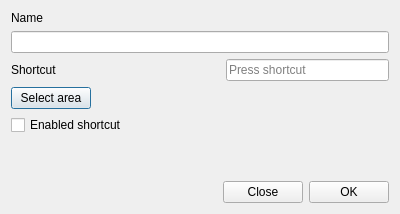
<?xml version="1.0" encoding="UTF-8"?>
<ui version="4.0">
 <class>CustomAreaDialog_UI</class>
 <widget class="QDialog" name="CustomAreaDialog_UI">
  <property name="geometry">
   <rect>
    <x>0</x>
    <y>0</y>
    <width>400</width>
    <height>214</height>
   </rect>
  </property>
  <property name="windowTitle">
   <string>Custom area</string>
  </property>
  <property name="locale">
   <locale language="English" country="World"/>
  </property>
  <layout class="QVBoxLayout" name="verticalLayout">
   <item>
    <widget class="QLabel" name="CustomArea_NameLabel">
     <property name="text">
      <string>Name</string>
     </property>
    </widget>
   </item>
   <item>
    <widget class="QLineEdit" name="CustomArea_NameLineedit"/>
   </item>
   <item>
    <layout class="QHBoxLayout" name="horizontalLayout">
     <item>
      <widget class="QLabel" name="CustomArea_ShortcutLabel">
       <property name="text">
        <string>Shortcut</string>
       </property>
      </widget>
     </item>
     <item>
      <spacer name="horizontalSpacer">
       <property name="orientation">
        <enum>Qt::Orientation::Horizontal</enum>
       </property>
       <property name="sizeHint" stdset="0">
        <size>
         <width>40</width>
         <height>20</height>
        </size>
       </property>
      </spacer>
     </item>
     <item>
      <widget class="QKeySequenceEdit" name="CustomArea_ShortcutKeysequenceedit"/>
     </item>
    </layout>
   </item>
   <item>
    <layout class="QHBoxLayout" name="horizontalLayout_2">
     <item>
      <widget class="QPushButton" name="CustomArea_SelectAreaButton">
       <property name="text">
        <string>Select area</string>
       </property>
      </widget>
     </item>
     <item>
      <spacer name="horizontalSpacer_2">
       <property name="orientation">
        <enum>Qt::Orientation::Horizontal</enum>
       </property>
       <property name="sizeHint" stdset="0">
        <size>
         <width>40</width>
         <height>20</height>
        </size>
       </property>
      </spacer>
     </item>
    </layout>
   </item>
   <item>
    <layout class="QHBoxLayout" name="horizontalLayout_4">
     <item>
      <widget class="QCheckBox" name="CustomArea_EnabledShortcutCheckbox">
       <property name="text">
        <string>Enabled shortcut</string>
       </property>
      </widget>
     </item>
    </layout>
   </item>
   <item>
    <spacer name="verticalSpacer">
     <property name="orientation">
      <enum>Qt::Orientation::Vertical</enum>
     </property>
     <property name="sizeHint" stdset="0">
      <size>
       <width>20</width>
       <height>40</height>
      </size>
     </property>
    </spacer>
   </item>
   <item>
    <layout class="QHBoxLayout" name="horizontalLayout_3">
     <item>
      <spacer name="horizontalSpacer_3">
       <property name="orientation">
        <enum>Qt::Orientation::Horizontal</enum>
       </property>
       <property name="sizeHint" stdset="0">
        <size>
         <width>40</width>
         <height>20</height>
        </size>
       </property>
      </spacer>
     </item>
     <item>
      <widget class="QPushButton" name="CustomArea_CloseButton">
       <property name="text">
        <string>Close</string>
       </property>
      </widget>
     </item>
     <item>
      <widget class="QPushButton" name="CustomArea_OkButton">
       <property name="text">
        <string>OK</string>
       </property>
      </widget>
     </item>
    </layout>
   </item>
  </layout>
 </widget>
 <resources/>
 <connections/>
</ui>
